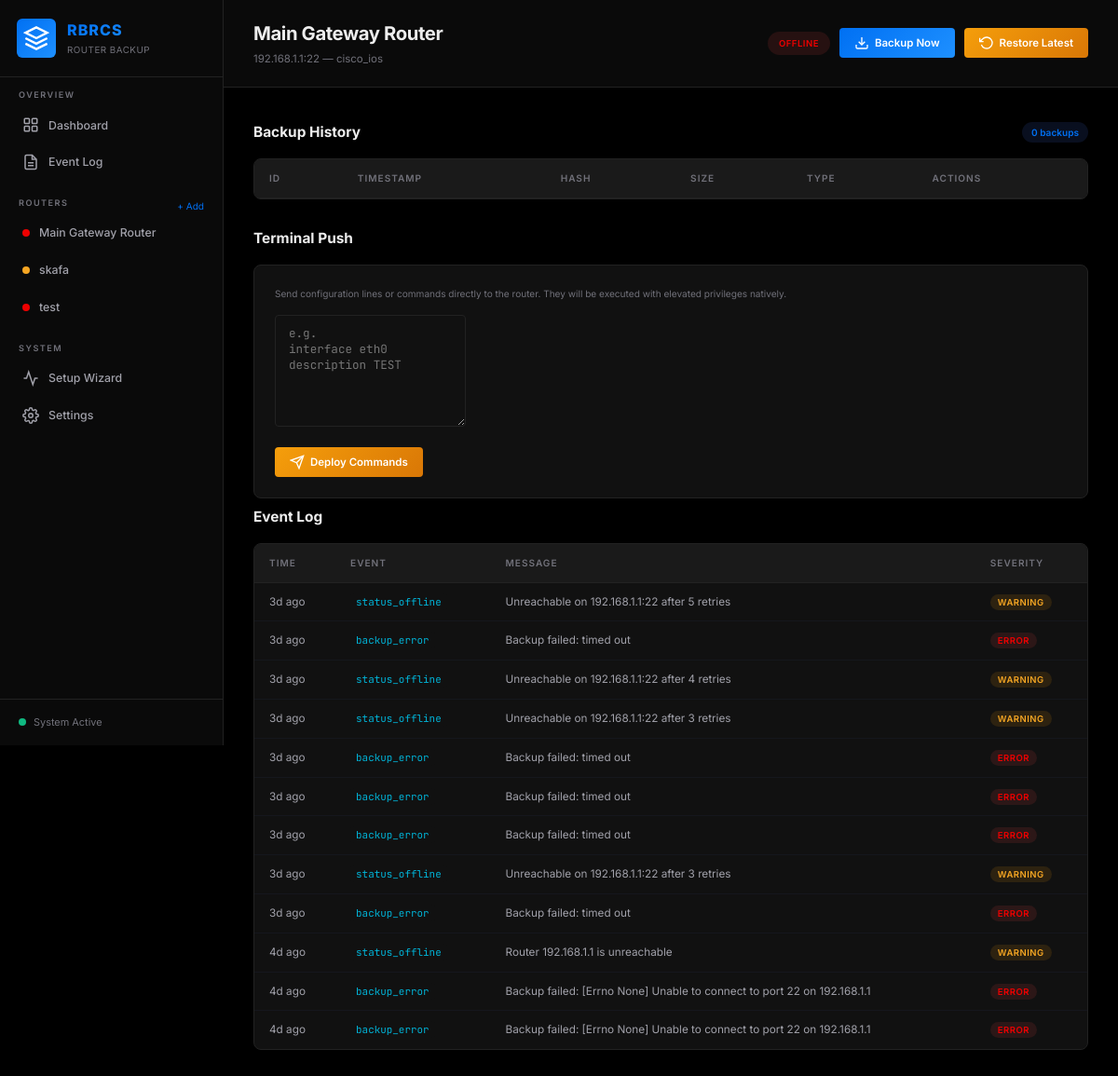
/router/router-main, run on the app's committed database.
### tables this page shows
CREATE TABLE routers (
            id            TEXT PRIMARY KEY,
            name          TEXT NOT NULL,
            host          TEXT NOT NULL,
            port          INTEGER DEFAULT 22,
            device_type   TEXT NOT NULL,
            username      TEXT,
            password      TEXT,
            ssh_key_path  TEXT,
            enable_password TEXT,
            status        TEXT DEFAULT 'unknown',
            last_seen     DATETIME,
            last_backup   DATETIME,
            created_at    DATETIME DEFAULT CURRENT_TIMESTAMP
        );

CREATE TABLE events (
            id            INTEGER PRIMARY KEY AUTOINCREMENT,
            router_id     TEXT,
            event_type    TEXT NOT NULL,
            message       TEXT,
            severity      TEXT DEFAULT 'info',
            timestamp     DATETIME DEFAULT CURRENT_TIMESTAMP,
            FOREIGN KEY (router_id) REFERENCES routers(id) ON DELETE SET NULL
        );

### sample_zip/mnt/user-data/outputs/rbrcs.py (the view)
@app.route("/router/<router_id>")
def router_detail(router_id):
    router = get_router(router_id)
    if not router:
        return "Router not found", 404
    history = get_config_history(router_id, limit=50)
    events = get_events(limit=30, router_id=router_id)
    return render_template("router_detail.html",
                           router=router, history=history, events=events)

### sample_zip/mnt/user-data/outputs/rbrcs.py (called while the page is built)
def get_db(db_path=None):
    path = db_path or DB_PATH
    conn = sqlite3.connect(path)
    conn.row_factory = sqlite3.Row
    conn.execute("PRAGMA journal_mode=WAL")      # Better concurrent access
    conn.execute("PRAGMA foreign_keys=ON")
    conn.execute("PRAGMA cache_size = -2000")    # 2MB cache, reduces disk I/O
    conn.execute("PRAGMA temp_store = MEMORY")   # Keep temporary tables/indices in memory
    return conn

def get_all_routers(db_path=None):
    conn = get_db(db_path)
    rows = conn.execute("SELECT * FROM routers ORDER BY name").fetchall()
    conn.close()
    return [dict(r) for r in rows]

def get_router(router_id, db_path=None):
    conn = get_db(db_path)
    row = conn.execute("SELECT * FROM routers WHERE id = ?", (router_id,)).fetchone()
    conn.close()
    return dict(row) if row else None

def get_config_history(router_id, limit=50, db_path=None):
    conn = get_db(db_path)
    rows = conn.execute("""
        SELECT id, router_id, config_hash, config_size, change_type, timestamp
        FROM configs WHERE router_id = ?
        ORDER BY timestamp DESC LIMIT ?
    """, (router_id, limit)).fetchall()
    conn.close()
    return [dict(r) for r in rows]

def get_events(limit=100, router_id=None, db_path=None):
    conn = get_db(db_path)
    if router_id:
        rows = conn.execute("""
            SELECT * FROM events WHERE router_id = ?
            ORDER BY timestamp DESC LIMIT ?
        """, (router_id, limit)).fetchall()
    else:
        rows = conn.execute("""
            SELECT * FROM events ORDER BY timestamp DESC LIMIT ?
        """, (limit,)).fetchall()
    conn.close()
    return [dict(r) for r in rows]

@app.template_filter("time_ago")
def time_ago_filter(timestamp_str):
    if not timestamp_str:
        return "Never"
    try:
        ts = datetime.fromisoformat(timestamp_str.replace("Z", "+00:00"))
        now = datetime.utcnow()
        diff = now - ts.replace(tzinfo=None)
        seconds = int(diff.total_seconds())
        if seconds < 60:
            return "just now"
        elif seconds < 3600:
            m = seconds // 60
            return f"{m}m ago"
        elif seconds < 86400:
            h = seconds // 3600
            return f"{h}h ago"
        else:
            d = seconds // 86400
            return f"{d}d ago"
    except Exception:
        return timestamp_str

@app.context_processor
def inject_sidebar_routers():
    return dict(sidebar_routers=get_all_routers())

### sample_zip/templates/router_detail.html (shortened to what this page needs)
{% extends "base.html" %}
{% block page_title %}{{ router.name }}{% endblock %}
{% block page_subtitle %}{{ router.host }}:{{ router.port }} — {{ router.device_type }}{% endblock %}
{% block top_actions %}
<span class="status-badge {{ router.status }}">{{ router.status | upper }}</span>
<button class="btn btn-primary" onclick="backupRouter('{{ router.id }}')" id="btn-backup-now">
    <svg width="16" height="16" viewBox="0 0 24 24" fill="none" stroke="currentColor" stroke-width="2">
        <path d="M21 15v4a2 2 0 0 1-2 2H5a2 2 0 0 1-2-2v-4"/>
        <polyline points="7 10 12 15 17 10"/>
        <line x1="12" y1="15" x2="12" y2="3"/>
    </svg>
    Backup Now
</button>
<button class="btn btn-warning" onclick="restoreLatest('{{ router.id }}')" id="btn-restore-latest">
    <svg width="16" height="16" viewBox="0 0 24 24" fill="none" stroke="currentColor" stroke-width="2">
        <polyline points="1 4 1 10 7 10"/>
        <path d="M3.51 15a9 9 0 1 0 2.13-9.36L1 10"/>
    </svg>
    Restore Latest
</button>
{% endblock %}
{% block content %}
<div class="section-header">
    <h2>Backup History</h2>
    <span class="badge">{{ history | length }} backups</span>
</div>
<div class="table-container">
    <table class="data-table" id="history-table">
        <thead>
            <tr>
                <th>ID</th>
                <th>Timestamp</th>
                <th>Hash</th>
                <th>Size</th>
                <th>Type</th>
                <th>Actions</th>
            </tr>
        </thead>
    </table>
</div>
<div class="section-header" style="margin-top: 30px;">
    <h2>Terminal Push</h2>
</div>
<div class="settings-card full-width">
    <p class="form-text" style="margin-bottom: 15px;">Send configuration lines or commands directly to the router. They will be executed with elevated privileges natively.</p>
    <textarea id="config-payload" class="form-control" style="font-family: 'JetBrains Mono', monospace; height: 120px; resize: vertical; margin-bottom: 15px; color: #a1b8ce;" placeholder="e.g.&#10;interface eth0&#10;description TEST"></textarea>
    <div style="display: flex; gap: 15px; flex-direction: column;">
        <button class="btn btn-warning" id="btn-deploy-config" onclick="deployAdhocConfig('{{ router.id }}')" style="align-self: flex-start;">
            <svg width="16" height="16" viewBox="0 0 24 24" fill="none" stroke="currentColor" stroke-width="2">
                <path d="M22 2L11 13"/>
                <polygon points="22 2 15 22 11 13 2 9 22 2"/>
            </svg>
            Deploy Commands
        </button>
    </div>
</div>
<div class="section-header">
    <h2>Event Log</h2>
</div>
<div class="table-container">
    <table class="data-table" id="router-events-table">
        <thead>
            <tr>
                <th>Time</th>
                <th>Event</th>
                <th>Message</th>
                <th>Severity</th>
            </tr>
        </thead>
        <tbody>
            {% for event in events %}
            <tr>
                <td>{{ event.timestamp | time_ago }}</td>
                <td><code>{{ event.event_type }}</code></td>
                <td>{{ event.message }}</td>
                <td><span class="severity-badge {{ event.severity }}">{{ event.severity }}</span></td>
            </tr>
            {% endfor %}
        </tbody>
    </table>
</div>
{% endblock %}

### sample_zip/templates/base.html (shortened to what this page needs)
<!DOCTYPE html>
<html lang="en">
<head>
    <link rel="stylesheet" href="{{ url_for('static', filename='style.css') }}">
</head>
<body>
    <nav class="sidebar" id="sidebar">
        <div class="sidebar-header">
            <div class="logo">
                <div class="logo-icon">
                    <svg width="28" height="28" viewBox="0 0 24 24" fill="none" stroke="currentColor" stroke-width="2">
                        <path d="M12 2L2 7l10 5 10-5-10-5z"/>
                        <path d="M2 17l10 5 10-5"/>
                        <path d="M2 12l10 5 10-5"/>
                    </svg>
                </div>
                <div class="logo-text">
                    <span class="logo-title">RBRCS</span>
                    <span class="logo-subtitle">Router Backup</span>
                </div>
            </div>
        </div>
        <div class="nav-section">
            <span class="nav-section-title">Overview</span>
            <a href="{{ url_for('dashboard') }}" class="nav-link {% if request.endpoint == 'dashboard' %}active{% endif %}" id="nav-dashboard">
                <svg width="18" height="18" viewBox="0 0 24 24" fill="none" stroke="currentColor" stroke-width="2">
                    <rect x="3" y="3" width="7" height="7" rx="1"/>
                    <rect x="14" y="3" width="7" height="7" rx="1"/>
                    <rect x="3" y="14" width="7" height="7" rx="1"/>
                    <rect x="14" y="14" width="7" height="7" rx="1"/>
                </svg>
                Dashboard
            </a>
            <a href="{{ url_for('events_page') }}" class="nav-link {% if request.endpoint == 'events_page' %}active{% endif %}" id="nav-events">
                <svg width="18" height="18" viewBox="0 0 24 24" fill="none" stroke="currentColor" stroke-width="2">
                    <path d="M14 2H6a2 2 0 0 0-2 2v16a2 2 0 0 0 2 2h12a2 2 0 0 0 2-2V8z"/>
                    <polyline points="14 2 14 8 20 8"/>
                    <line x1="16" y1="13" x2="8" y2="13"/>
                    <line x1="16" y1="17" x2="8" y2="17"/>
                </svg>
                Event Log
            </a>
        </div>
        <div class="nav-section">
            <div style="display: flex; justify-content: space-between; align-items: center;">
                <span class="nav-section-title">Routers</span>
                <a href="{{ url_for('add_router_page') }}" style="color: var(--accent-blue); text-decoration: none; font-size: 0.72rem; padding-right: 8px;">+ Add</a>
            </div>
            {% for router in sidebar_routers %}
            <a href="{{ url_for('router_detail', router_id=router.id) }}" class="nav-link" id="nav-router-{{ router.id }}">
                <span class="status-dot {{ router.status }}"></span>
                {{ router.name }}
            </a>
            {% endfor %}
        </div>
        <div class="nav-section">
            <span class="nav-section-title">System</span>
            <a href="/setup" class="nav-link {% if request.endpoint == 'setup_page' %}active{% endif %}" id="nav-setup">
                <svg width="18" height="18" viewBox="0 0 24 24" fill="none" stroke="currentColor" stroke-width="2">
                    <polyline points="22 12 18 12 15 21 9 3 6 12 2 12"/>
                </svg>
                Setup Wizard
            </a>
            <a href="{{ url_for('settings_page') }}" class="nav-link {% if request.endpoint == 'settings_page' %}active{% endif %}" id="nav-settings">
                Settings
            </a>
        </div>
        <div class="sidebar-footer">
            <div class="system-status">
                <span class="status-dot online"></span>
                <span>System Active</span>
            </div>
        </div>
    </nav>
    <main class="main-content" id="main-content">
        <header class="top-bar">
            <div class="page-title">
                <h1 id="page-heading">{% block page_title %}Dashboard{% endblock %}</h1>
                <p class="page-subtitle">{% block page_subtitle %}{% endblock %}</p>
            </div>
            <div class="top-bar-actions">
                {% block top_actions %}{% endblock %}
            </div>
        </header>
        <div class="content-area">
            {% block content %}{% endblock %}
        </div>
    </main>
</body>
</html>

### data on the page
routers: name "Main Gateway Router", host "192.168.1.1", port "22", device_type "cisco_ios", status "OFFLINE"
routers: name "skafa"
routers: name "test"
events: timestamp "3d ago", event_type "status_offline", message "Unreachable on 192.168.1.1:22 after 5 retries", severity "WARNING"
events: timestamp "3d ago", event_type "backup_error", message "Backup failed: timed out", severity "ERROR"
events: timestamp "3d ago", event_type "status_offline", message "Unreachable on 192.168.1.1:22 after 4 retries", severity "WARNING"
events: timestamp "3d ago", event_type "status_offline", message "Unreachable on 192.168.1.1:22 after 3 retries", severity "WARNING"
events: timestamp "3d ago", event_type "backup_error", message "Backup failed: timed out", severity "ERROR"
events: timestamp "3d ago", event_type "backup_error", message "Backup failed: timed out", severity "ERROR"
events: timestamp "3d ago", event_type "backup_error", message "Backup failed: timed out", severity "ERROR"
events: timestamp "3d ago", event_type "status_offline", message "Unreachable on 192.168.1.1:22 after 3 retries", severity "WARNING"
events: timestamp "3d ago", event_type "backup_error", message "Backup failed: timed out", severity "ERROR"
events: timestamp "4d ago", event_type "status_offline", message "Router 192.168.1.1 is unreachable", severity "WARNING"
events: timestamp "4d ago", event_type "backup_error", message "Backup failed: [Errno None] Unable to connect to port 22 on 192.168.1.1", severity "ERROR"
events: timestamp "4d ago", event_type "backup_error", message "Backup failed: [Errno None] Unable to connect to port 22 on 192.168.1.1", severity "ERROR"

### other printed values
{{ history | length }} "0"
